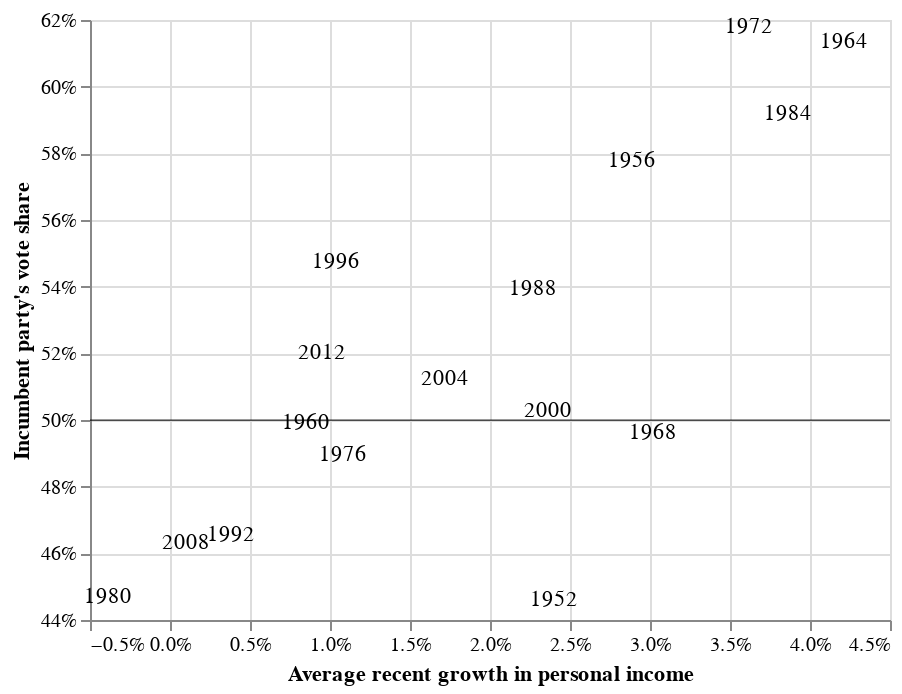

Notebook cell for this chart:
### Code cell
points = alt.Chart(hibbs).mark_text().encode(
    x=alt.X("growth-prop", 
            axis= alt.Axis(format="%", title="Average recent growth in personal income")),
    y=alt.Y("vote-prop", 
            axis= alt.Axis(format="%", title="Incumbent party's vote share"),
            scale=alt.Scale(zero=False)), 
    text='year')

line = alt.Chart(hibbs).mark_rule(opacity=0.1).encode(alt.YValue(200.1), size=alt.value(0.5))

chart = points + line
chart

### Figure 1 — Vega-Lite specification as saved in the notebook (floating-point values rounded to 4 significant figures)
{"usermeta": {"embedOptions": {"theme": "fivethirtyeight"}}, "config": {"view": {"continuousWidth": 400, "continuousHeight": 300}}, "layer": [{"mark": "text", "encoding": {"text": {"type": "quantitative", "field": "year"}, "x": {"type": "quantitative", "axis": {"format": "%", "title": "Average recent growth in personal income"}, "field": "growth-prop"}, "y": {"type": "quantitative", "axis": {"format": "%", "title": "Incumbent party's vote share"}, "field": "vote-prop", "scale": {"zero": false}}}}, {"mark": {"type": "rule", "opacity": 0.1}, "encoding": {"size": {"value": 0.5}, "y": {"value": 200.1}}}], "data": {"name": "data-f3a7d39a115d294279b8fc3486afb0de"}, "$schema": "https://vega.github.io/schema/vega-lite/v4.8.1.json", "datasets": {"data-f3a7d39a115d294279b8fc3486afb0de": [{"year": 1952, "growth": 2.4, "vote": 44.6, "inc_party_candidate": "Stevenson", "other_candidate": "Eisenhower", "growth-prop": 0.024, "vote-prop": 0.446}, {"year": 1956, "growth": 2.89, "vote": 57.76, "inc_party_candidate": "Eisenhower", "other_candidate": "Stevenson", "growth-prop": 0.0289, "vote-prop": 0.5776}, {"year": 1960, "growth": 0.85, "vote": 49.91, "inc_party_candidate": "Nixon", "other_candidate": "Kennedy", "growth-prop": 0.0085, "vote-prop": 0.4991}, {"year": 1964, "growth": 4.21, "vote": 61.34, "inc_party_candidate": "Johnson", "other_candidate": "Goldwater", "growth-prop": 0.0421, "vote-prop": 0.6134}, {"year": 1968, "growth": 3.02, "vote": 49.6, "inc_party_candidate": "Humphrey", "other_candidate": "Nixon", "growth-prop": 0.0302, "vote-prop": 0.496}, {"year": 1972, "growth": 3.62, "vote": 61.79, "inc_party_candidate": "Nixon", "other_candidate": "McGovern", "growth-prop": 0.0362, "vote-prop": 0.6179}, {"year": 1976, "growth": 1.08, "vote": 48.95, "inc_party_candidate": "Ford", "other_candidate": "Carter", "growth-prop": 0.0108, "vote-prop": 0.4895}, {"year": 1980, "growth": -0.39, "vote": 44.7, "inc_party_candidate": "Carter", "other_candidate": "Reagan", "growth-prop": -0.0039, "vote-prop": 0.447}, {"year": 1984, "growth": 3.86, "vote": 59.17, "inc_party_candidate": "Reagan", "other_candidate": "Mondale", "growth-prop": 0.0386, "vote-prop": 0.5917}, {"year": 1988, "growth": 2.27, "vote": 53.94, "inc_party_candidate": "Bush, Sr.", "other_candidate": "Dukakis", "growth-prop": 0.0227, "vote-prop": 0.5394}, {"year": 1992, "growth": 0.38, "vote": 46.55, "inc_party_candidate": "Bush, Sr.", "other_candidate": "Clinton", "growth-prop": 0.0038, "vote-prop": 0.4655}, {"year": 1996, "growth": 1.04, "vote": 54.74, "inc_party_candidate": "Clinton", "other_candidate": "Dole", "growth-prop": 0.0104, "vote-prop": 0.5474}, {"year": 2000, "growth": 2.36, "vote": 50.27, "inc_party_candidate": "Gore", "other_candidate": "Bush, Jr.", "growth-prop": 0.0236, "vote-prop": 0.5027}, {"year": 2004, "growth": 1.72, "vote": 51.24, "inc_party_candidate": "Bush, Jr.", "other_candidate": "Kerry", "growth-prop": 0.0172, "vote-prop": 0.5124}, {"year": 2008, "growth": 0.1, "vote": 46.32, "inc_party_candidate": "McCain", "other_candidate": "Obama", "growth-prop": 0.001, "vote-prop": 0.4632}, {"year": 2012, "growth": 0.95, "vote": 52.0, "inc_party_candidate": "Obama", "other_candidate": "Romney", "growth-prop": 0.0095, "vote-prop": 0.52}]}}
